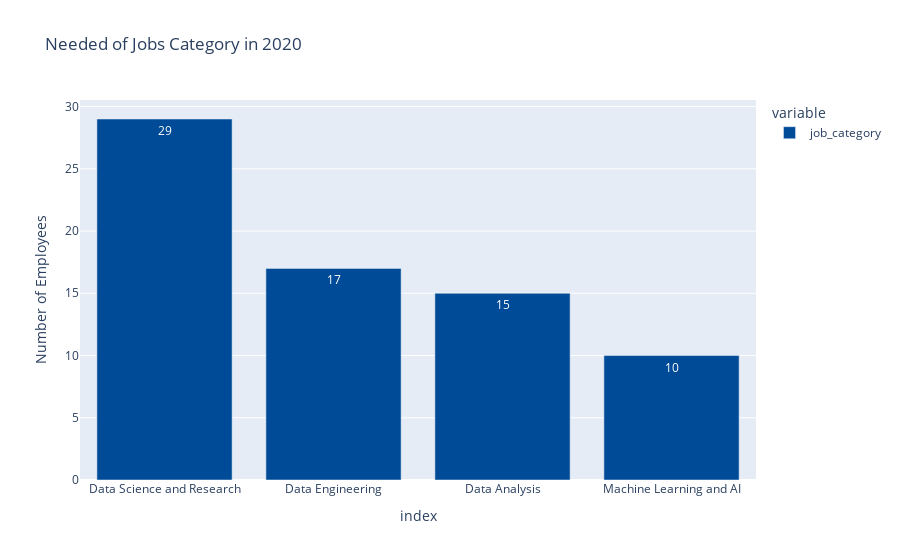
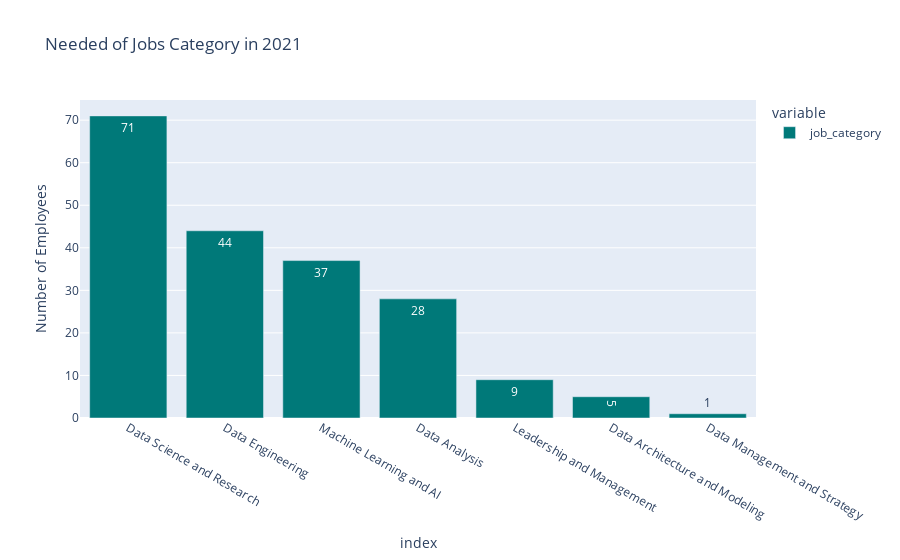
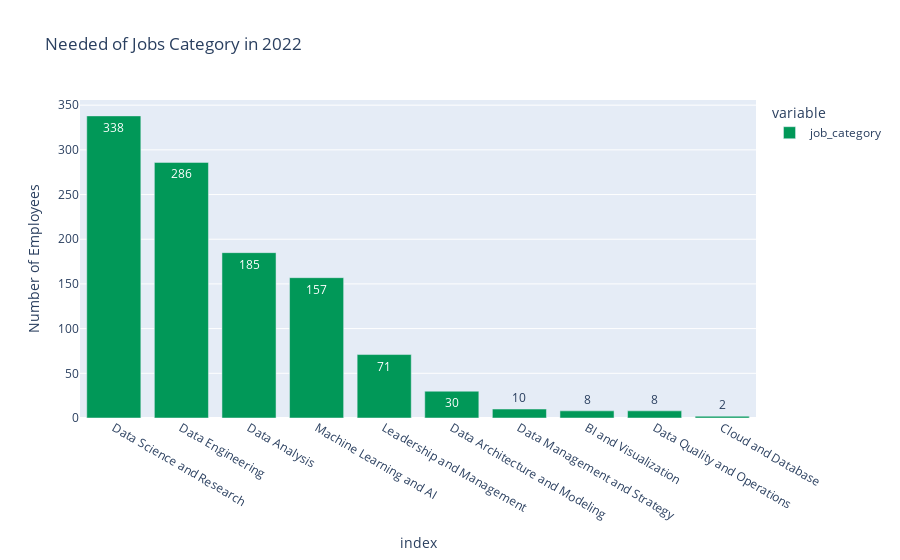
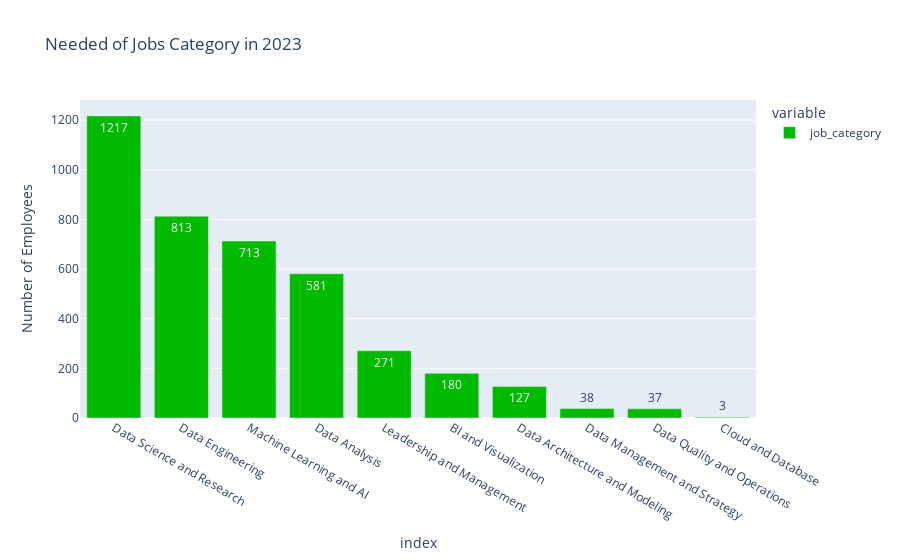

Notebook cell for these charts, in order:
### Code cell
colors = ['#004B97','#007979','#019858','#00BB00']
j = 0
for i in range(2020,2024):
    iplot(px.bar(df_job_category.get(i),
                 labels={'job_category':'Job Category','value':'Number of Employees'},
                 title=f"Needed of Jobs Category in {i}",
                 color_discrete_sequence=[colors[j]],
                 text_auto=True
                 ))
    j+=1

### Figure 1 — Plotly figure (JSON) as saved in the notebook; plotly's stock layout.template omitted (floating-point values rounded to 4 significant figures)
{"data": [{"alignmentgroup": "True", "hovertemplate": "variable=job_category<br>index=%{x}<br>Number of Employees=%{y}<extra></extra>", "legendgroup": "job_category", "marker": {"color": "#004B97", "pattern": {"shape": ""}}, "name": "job_category", "offsetgroup": "job_category", "orientation": "v", "showlegend": true, "textposition": "auto", "texttemplate": "%{y}", "type": "bar", "x": ["Data Science and Research", "Data Engineering", "Data Analysis", "Machine Learning and AI"], "xaxis": "x", "y": [29, 17, 15, 10], "yaxis": "y"}], "layout": {"barmode": "relative", "legend": {"title": {"text": "variable"}, "tracegroupgap": 0}, "title": {"text": "Needed of Jobs Category in 2020"}, "xaxis": {"anchor": "y", "domain": [0, 1], "title": {"text": "index"}}, "yaxis": {"anchor": "x", "domain": [0, 1], "title": {"text": "Number of Employees"}}}}

### Figure 2 — Plotly figure (JSON) as saved in the notebook; plotly's stock layout.template omitted (floating-point values rounded to 4 significant figures)
{"data": [{"alignmentgroup": "True", "hovertemplate": "variable=job_category<br>index=%{x}<br>Number of Employees=%{y}<extra></extra>", "legendgroup": "job_category", "marker": {"color": "#007979", "pattern": {"shape": ""}}, "name": "job_category", "offsetgroup": "job_category", "orientation": "v", "showlegend": true, "textposition": "auto", "texttemplate": "%{y}", "type": "bar", "x": ["Data Science and Research", "Data Engineering", "Machine Learning and AI", "Data Analysis", "Leadership and Management", "Data Architecture and Modeling", "Data Management and Strategy"], "xaxis": "x", "y": [71, 44, 37, 28, 9, 5, 1], "yaxis": "y"}], "layout": {"barmode": "relative", "legend": {"title": {"text": "variable"}, "tracegroupgap": 0}, "title": {"text": "Needed of Jobs Category in 2021"}, "xaxis": {"anchor": "y", "domain": [0, 1], "title": {"text": "index"}}, "yaxis": {"anchor": "x", "domain": [0, 1], "title": {"text": "Number of Employees"}}}}

### Figure 3 — Plotly figure (JSON) as saved in the notebook; plotly's stock layout.template omitted (floating-point values rounded to 4 significant figures)
{"data": [{"alignmentgroup": "True", "hovertemplate": "variable=job_category<br>index=%{x}<br>Number of Employees=%{y}<extra></extra>", "legendgroup": "job_category", "marker": {"color": "#019858", "pattern": {"shape": ""}}, "name": "job_category", "offsetgroup": "job_category", "orientation": "v", "showlegend": true, "textposition": "auto", "texttemplate": "%{y}", "type": "bar", "x": ["Data Science and Research", "Data Engineering", "Data Analysis", "Machine Learning and AI", "Leadership and Management", "Data Architecture and Modeling", "Data Management and Strategy", "BI and Visualization", "Data Quality and Operations", "Cloud and Database"], "xaxis": "x", "y": [338, 286, 185, 157, 71, 30, 10, 8, 8, 2], "yaxis": "y"}], "layout": {"barmode": "relative", "legend": {"title": {"text": "variable"}, "tracegroupgap": 0}, "title": {"text": "Needed of Jobs Category in 2022"}, "xaxis": {"anchor": "y", "domain": [0, 1], "title": {"text": "index"}}, "yaxis": {"anchor": "x", "domain": [0, 1], "title": {"text": "Number of Employees"}}}}

### Figure 4 — Plotly figure (JSON) as saved in the notebook; plotly's stock layout.template omitted (floating-point values rounded to 4 significant figures)
{"data": [{"alignmentgroup": "True", "hovertemplate": "variable=job_category<br>index=%{x}<br>Number of Employees=%{y}<extra></extra>", "legendgroup": "job_category", "marker": {"color": "#00BB00", "pattern": {"shape": ""}}, "name": "job_category", "offsetgroup": "job_category", "orientation": "v", "showlegend": true, "textposition": "auto", "texttemplate": "%{y}", "type": "bar", "x": ["Data Science and Research", "Data Engineering", "Machine Learning and AI", "Data Analysis", "Leadership and Management", "BI and Visualization", "Data Architecture and Modeling", "Data Management and Strategy", "Data Quality and Operations", "Cloud and Database"], "xaxis": "x", "y": [1217, 813, 713, 581, 271, 180, 127, 38, 37, 3], "yaxis": "y"}], "layout": {"barmode": "relative", "legend": {"title": {"text": "variable"}, "tracegroupgap": 0}, "title": {"text": "Needed of Jobs Category in 2023"}, "xaxis": {"anchor": "y", "domain": [0, 1], "title": {"text": "index"}}, "yaxis": {"anchor": "x", "domain": [0, 1], "title": {"text": "Number of Employees"}}}}
